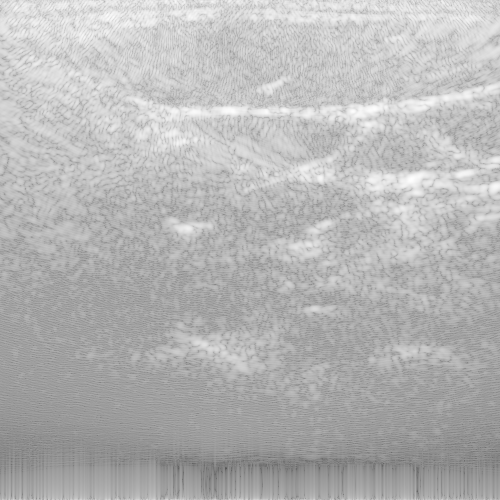
#> input picture test/L002.png, 1000 x 1000 px, found by its file name (shown at 1/2 size); its folder holds 4 pictures in this run
$ python rename.py
#> lines starting #> are read from the running program, lines starting #| are printed output that depends on the picture; pictures that were not available may be replaced by others from this repository, and a replacement may not be noted
# -*- coding: utf-8 -*-
"""
Created on 2019-3-12
@author: LeonShangguan
"""
import os
import cv2

path = '/home/leon/图片/test/'
cnt = 0

for data_file in sorted(os.listdir(path + 'train')):
    cnt = cnt + 1

    img = cv2.imread('train/' + data_file)
#> img is the input picture: shape (1000, 1000, 3); min 0, max 255, mean 181.6
    cv2.imwrite('aug/train/' + str(cnt) + 'oL_train.jpg', img)

    hImg = cv2.flip(img,1,dst=None) #水平镜像
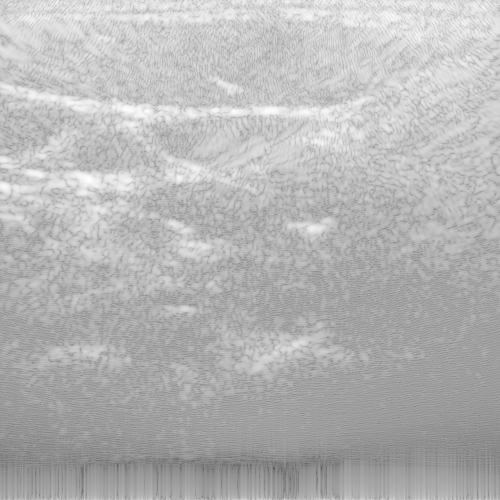
#> hImg: shape (1000, 1000, 3) (shown at 1/2 size); min 0, max 255, mean 181.6
    cv2.imwrite('aug/train/' + str(cnt) + 'hL_train.jpg', hImg)
    vImg = cv2.flip(img,0,dst=None) #垂直镜像
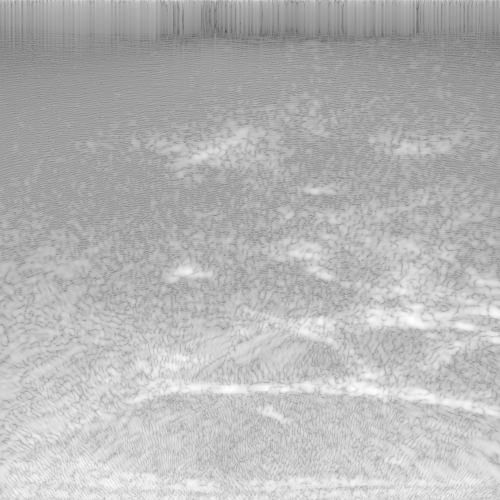
#> vImg: shape (1000, 1000, 3) (shown at 1/2 size); min 0, max 255, mean 181.6
    cv2.imwrite('aug/train/' + str(cnt) + 'vL_train.jpg', vImg)
    cImg = cv2.flip(img,-1,dst=None) #对角镜像
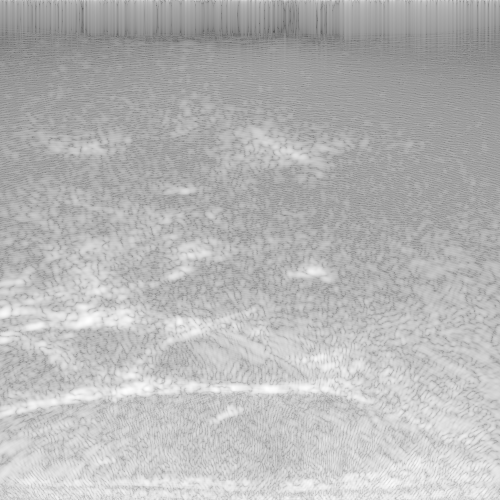
#> cImg: shape (1000, 1000, 3) (shown at 1/2 size); min 0, max 255, mean 181.6
    cv2.imwrite('aug/train/' + str(cnt) + 'cL_train.jpg', cImg)

    print(data_file)

print('************************************************************************')

cnt = 0

#> (the run stopped early here; a loop or call above may not have finished)

$ run again, on test/R001.png
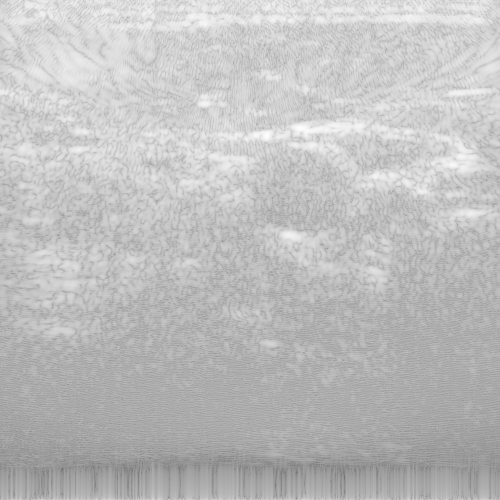
#> input picture test/R001.png, 1000 x 1000 px, found by its file name (shown at 1/2 size)
#> img is the input picture: shape (1000, 1000, 3); min 0, max 255, mean 190.5
#> `vImg = cv2.flip(img,0,dst=None)`:
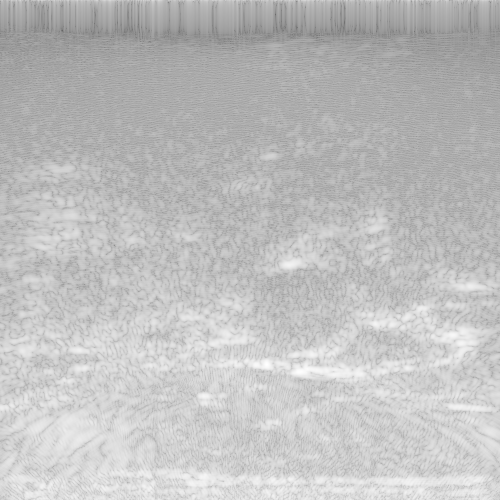
#> vImg: shape (1000, 1000, 3) (shown at 1/2 size); min 0, max 255, mean 190.5
#> `cImg = cv2.flip(img,-1,dst=None)`:
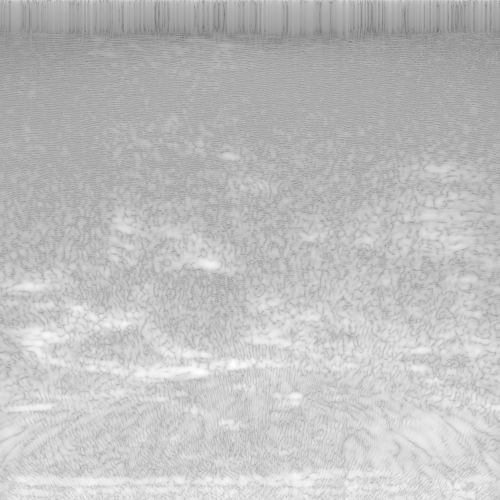
#> cImg: shape (1000, 1000, 3) (shown at 1/2 size); min 0, max 255, mean 190.5

$ run again, on test/R050.png
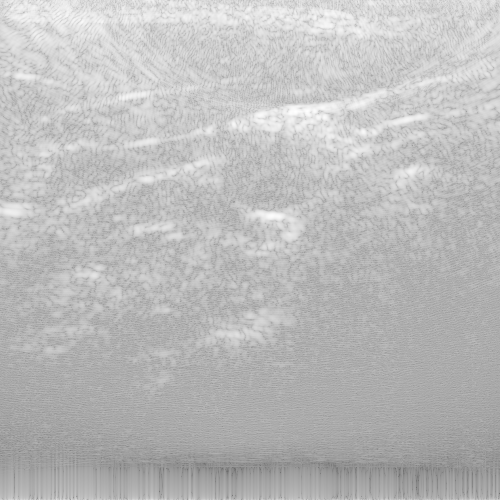
#> input picture test/R050.png, 1000 x 1000 px, found by its file name (shown at 1/2 size)
#> img is the input picture: shape (1000, 1000, 3); min 0, max 255, mean 187.7
#> `vImg = cv2.flip(img,0,dst=None)`:
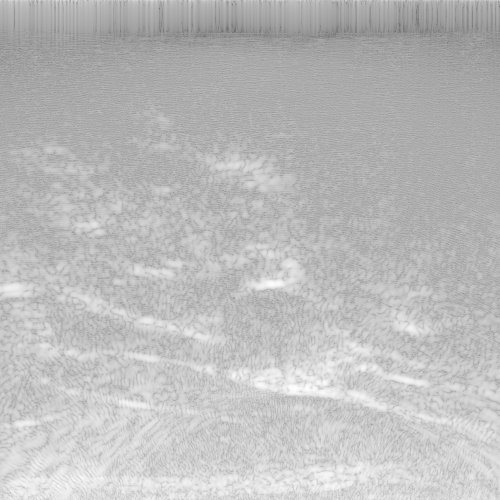
#> vImg: shape (1000, 1000, 3) (shown at 1/2 size); min 0, max 255, mean 187.7
#> `cImg = cv2.flip(img,-1,dst=None)`:
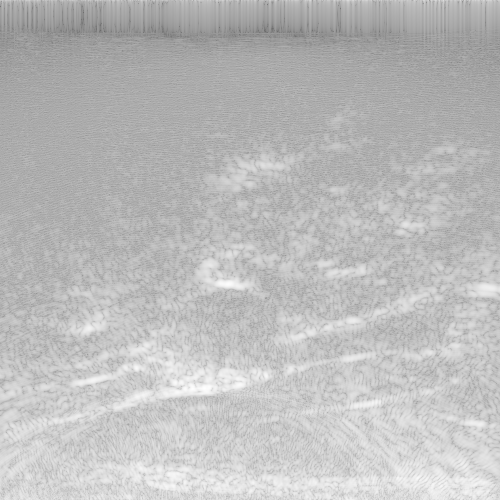
#> cImg: shape (1000, 1000, 3) (shown at 1/2 size); min 0, max 255, mean 187.7
